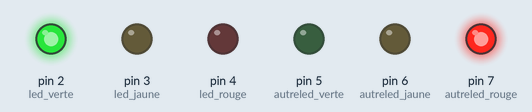
The sketch below on a simulated Arduino Uno, built with avr-gcc and run on an emulated ATmega328P. Parts: output pins drawn as LEDs (lit = HIGH).

Above: at 1.5 s.
At 3.5 s:
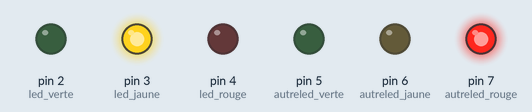
At 5.5 s:
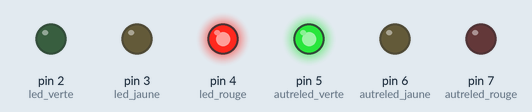
At 7.5 s:
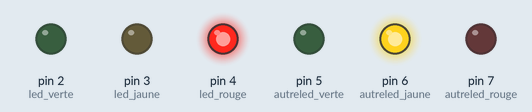
Timing chart, 0 to 10.5 s (numbered marks = the images above):
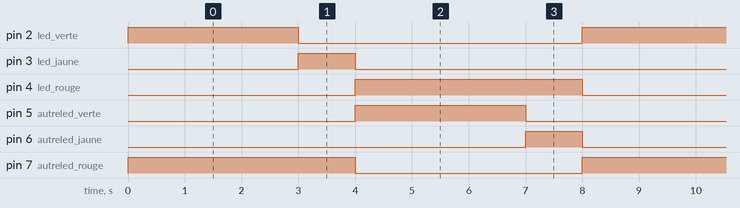

Measured:
- by itself, pin 2 (led_verte): alternates HIGH for 3.1 s and LOW for 5.0 s
- by itself, pin 3 (led_jaune), pin 6 (autreled_jaune): alternates HIGH for 1.0 s and LOW for 7.1 s
- by itself, pin 4 (led_rouge): alternates HIGH for 4.0 s and LOW for 4.1 s
- by itself, pin 5 (autreled_verte): alternates HIGH for 3.0 s and LOW for 5.1 s
- by itself, pin 7 (autreled_rouge): alternates HIGH for 4.1 s and LOW for 4.0 s

The sketch:

synchro_feux.ino
```cpp
const int led_verte=2;
const int led_jaune=3;
const int led_rouge=4;
const int autreled_verte=5;
const int autreled_jaune=6;
const int autreled_rouge=7;
void setup(){
pinMode(led_verte,OUTPUT);
pinMode(led_rouge,OUTPUT);
pinMode(led_jaune,OUTPUT);
pinMode(autreled_verte,OUTPUT);
pinMode(autreled_jaune,OUTPUT);
pinMode(autreled_rouge,OUTPUT);
}
void loop(){
digitalWrite(led_verte,HIGH);
digitalWrite(autreled_rouge,HIGH);
digitalWrite(led_jaune,LOW);
digitalWrite(led_rouge,LOW);
digitalWrite(autreled_jaune,LOW);
digitalWrite(autreled_verte,LOW);
	delay(3000);
digitalWrite(led_verte,LOW);
digitalWrite(led_jaune,HIGH);
delay(1000);
digitalWrite(led_jaune,LOW);
digitalWrite(led_rouge,HIGH);
digitalWrite(autreled_verte,HIGH);
digitalWrite(autreled_rouge,LOW);
	delay(3000);
digitalWrite(autreled_verte,LOW);
digitalWrite(autreled_jaune,HIGH);
delay(1000);
digitalWrite(autreled_jaune,LOW);
digitalWrite(autreled_rouge,HIGH);
digitalWrite(led_verte,HIGH);
digitalWrite(led_rouge,LOW);
delay(100);
}
```
